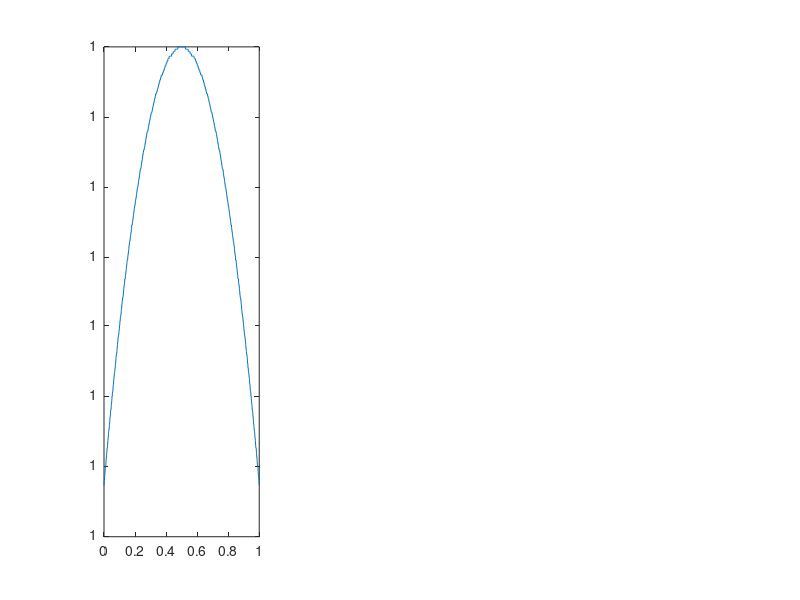

Source code (MATLAB): (Note: this script raises an error after producing the figure.)
clear gtest

gtest.x = 0:0.001:1; gtest.params = [0.5, 100]; % first parameter moves maxima location, second gives it breadth.

gtest.Gaussy = exp((-(gtest.x - gtest.params(1)).^2)./(2.*(gtest.params(2).^2)));

figure(55); clf; 
subplot(1,3,1)
plot(gtest.x, gtest.Gaussy)
title(compose("Gaussian function\n\\sigma = " + num2str(gtest.params(2)) + ", c = " + num2str(gtest.params(1)))) 

gtest.Sigmoidy = 1./(1 + exp(-gtest.params(2).*(gtest.x - gtest.params(1))));

subplot(1,3,2)
plot(gtest.x, gtest.Sigmoidy)
title(compose("Sigmoidal function\nc = " + num2str(gtest.params(1)) + ", a = " + num2str(gtest.params(2))))

%gtest.dGaussy = -(2.^(1/2)*pi^(1/2).*erf((2.^(1/2)*(gtest.params(2) - gtest.x).*(1/gtest.params(1).^2).^(1/2))/2))/(2.*(1/gtest.params(1).^2).^(1/2));
gtest.dGaussy = (exp(-(gtest.params(1) - gtest.x).^2/(2.*gtest.params(2).^2)).*(2.*gtest.params(1) - 2.*gtest.x))./(2.*gtest.params(2).^2);

subplot(1,3,3)
plot(gtest.x, gtest.dGaussy)
title(compose("Differentiated Gaussian\n\\sigma = " + num2str(gtest.params(2)) + ", c = " + num2str(gtest.params(1)))) 

syms s a b 
f = exp((-(s - a)^2)/(2*(b^2)));
dff = diff(f,s);
igf = int(f,s);
